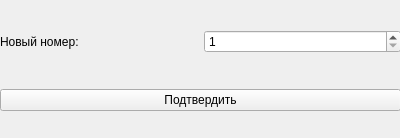
<?xml version="1.0" encoding="UTF-8"?>
<ui version="4.0">
 <class>OrderNumChanging</class>
 <widget class="QWidget" name="OrderNumChanging">
  <property name="geometry">
   <rect>
    <x>0</x>
    <y>0</y>
    <width>400</width>
    <height>138</height>
   </rect>
  </property>
  <property name="windowTitle">
   <string>Form</string>
  </property>
  <widget class="QWidget" name="gridLayoutWidget">
   <property name="geometry">
    <rect>
     <x>0</x>
     <y>0</y>
     <width>401</width>
     <height>141</height>
    </rect>
   </property>
   <layout class="QGridLayout" name="gridLayout">
    <item row="0" column="0">
     <widget class="QLabel" name="label">
      <property name="text">
       <string>Новый номер:</string>
      </property>
     </widget>
    </item>
    <item row="1" column="0" colspan="2">
     <widget class="QPushButton" name="pushButton">
      <property name="text">
       <string>Подтвердить</string>
      </property>
     </widget>
    </item>
    <item row="0" column="1">
     <widget class="QSpinBox" name="lineEdit">
      <property name="minimum">
       <number>1</number>
      </property>
      <property name="maximum">
       <number>999999</number>
      </property>
     </widget>
    </item>
   </layout>
  </widget>
 </widget>
 <resources/>
 <connections/>
</ui>
